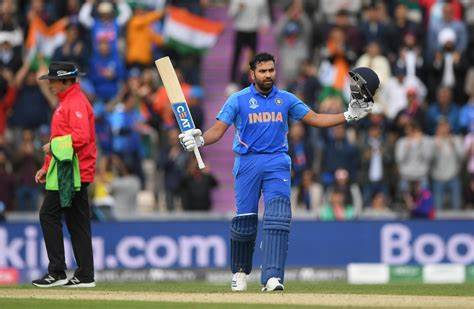
#> input picture OIP.jpeg, 474 x 309 px
$ python main.py
#> lines starting #> are read from the running program, lines starting #| are printed output that depends on the picture
# import required libraries
import numpy as np
import cv2
img = cv2.imread('OIP.jpeg')
#> img is the input picture: shape (309, 474, 3); mean B, G, R 110.4, 100.2, 105.9
z = img.reshape((-1,3))
z = np.float32(z)
criteria = (cv2.TERM_CRITERIA_EPS + cv2.TERM_CRITERIA_MAX_ITER, 10, 1.0)
K = 8
ret,label,center=cv2.kmeans(z,K,None,criteria,10,cv2.KMEANS_RANDOM_CENTERS)
#> ret = 175432456.9; center = [[141.5, 83.02, 59.19], [98.99, 113.5, 126], [69.11, 66.6, 76.97], [153, 153.3, 158.9], [209.4, 111.1, 68.71], [58.41, 79.66, 208.2], [41.79, 35.51, 34.82], [201.4, 196.7, 202.1]]
center = np.uint8(center)
#> center = [[141, 83, 59], [98, 113, 126], [69, 66, 76], [153, 153, 158], [209, 111, 68], [58, 79, 208], [41, 35, 34], [201, 196, 202]]
res = center[label.flatten()]
res2 = res.reshape((img.shape))
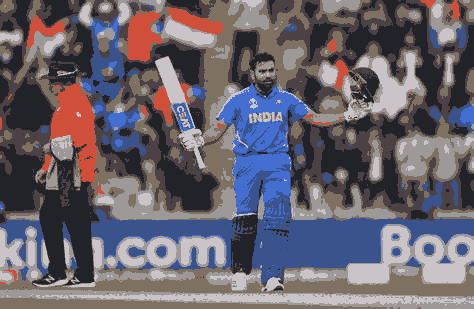
#> res2: shape (309, 474, 3); mean B, G, R 109.9, 99.7, 105.4
cv2.imwrite('res2.png',res2)
z = res2.reshape((-1,3))
print(res2.shape)
#| (309, 474, 3)
# add the size of the image as the first row
sz = img.shape
#> sz = (309, 474, 3)
print(sz)
#| (309, 474, 3)
np.savetxt('data.csv', z, delimiter=',', fmt='%d')
